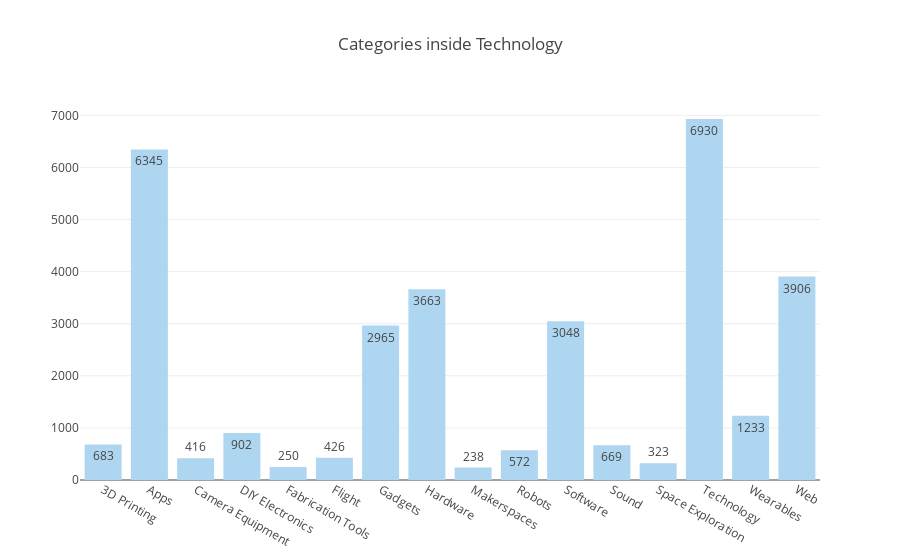

The notebook cell saved with this chart:
### Code cell
uniq_tech, index_tech = np.unique(startups[startups.main_category == 'Technology'].category, return_counts=True)
bar_tech = [go.Bar(x=uniq_tech,y=index_tech,text=index_tech,textposition = 'auto',marker=dict(color='#AED6F1'))]
layout = go.Layout(title = 'Categories inside Technology')
fig = go.Figure(data = bar_tech, layout = layout)
py.iplot(fig)

### Figure 1 — Plotly figure (JSON) as saved in the notebook; plotly's stock layout.template omitted (floating-point values rounded to 4 significant figures)
{"data": [{"marker": {"color": "#AED6F1"}, "text": [683, 6345, 416, 902, 250, 426, 2965, 3663, 238, 572, 3048, 669, 323, 6930, 1233, 3906], "textposition": "auto", "type": "bar", "x": ["3D Printing", "Apps", "Camera Equipment", "DIY Electronics", "Fabrication Tools", "Flight", "Gadgets", "Hardware", "Makerspaces", "Robots", "Software", "Sound", "Space Exploration", "Technology", "Wearables", "Web"], "y": [683, 6345, 416, 902, 250, 426, 2965, 3663, 238, 572, 3048, 669, 323, 6930, 1233, 3906]}], "layout": {"title": "Categories inside Technology"}}
